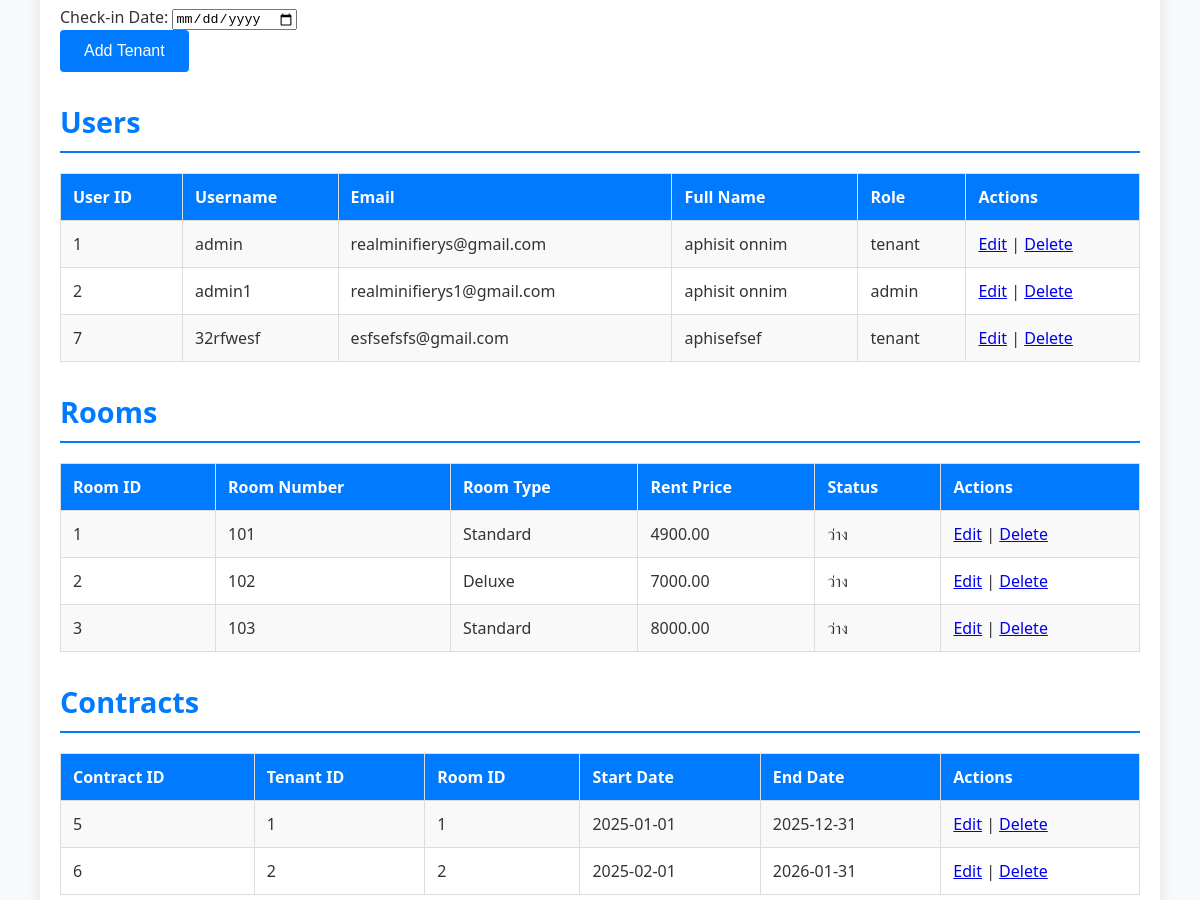
The app's page /Page/crudadmin.php (middle part), older data.
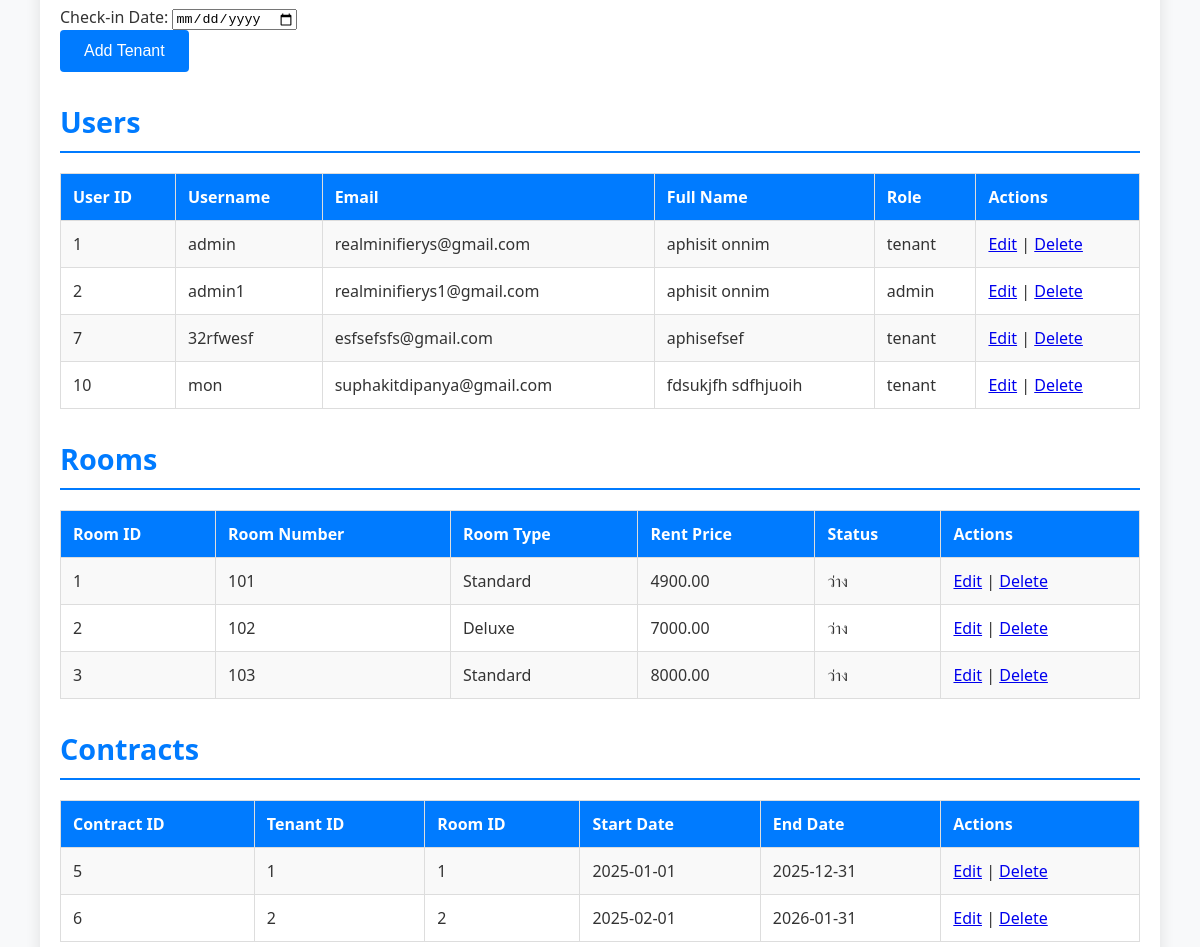
The same page, newer data.
### tables this page shows
CREATE TABLE `users` (
  `user_id` int(11) NOT NULL,
  `username` varchar(50) NOT NULL,
  `password_hash` varchar(255) NOT NULL,
  `email` varchar(100) NOT NULL,
  `full_name` varchar(100) DEFAULT NULL,
  `phone` varchar(15) NOT NULL,
  `address` varchar(255) NOT NULL,
  `role` enum('admin','tenant','employee') DEFAULT 'tenant',
  `profile_pic` varchar(255) NOT NULL,
  `created_at` timestamp NOT NULL DEFAULT current_timestamp(),
  `reset_token` varchar(255) DEFAULT NULL
);

CREATE TABLE `rooms` (
  `room_id` int(11) NOT NULL,
  `room_number` varchar(10) NOT NULL,
  `room_type` varchar(50) DEFAULT NULL,
  `rent_price` decimal(10,2) DEFAULT NULL,
  `user_id` int(20) NOT NULL,
  `status` enum('ว่าง','มีคนเช่า') DEFAULT 'ว่าง',
  `room_image` varchar(255) DEFAULT NULL
);

CREATE TABLE `contracts` (
  `contract_id` int(11) NOT NULL,
  `tenant_id` int(11) DEFAULT NULL,
  `room_id` int(11) DEFAULT NULL,
  `start_date` date DEFAULT NULL,
  `end_date` date DEFAULT NULL
);

### Page/crudadmin.php (the view, shortened to what this page needs)
<?php
$servername = "localhost";
$username = "root";
$password = "";
$dbname = "apartment";
$conn = new mysqli($servername, $username, $password, $dbname);
function display_users() {
    global $conn;
    $sql = "SELECT * FROM users";
    $result = $conn->query($sql);
    echo "<h3>Users</h3>";
    echo "<table border='1' cellpadding='10'>
            <tr>
                <th>User ID</th>
                <th>Username</th>
                <th>Email</th>
                <th>Full Name</th>
                <th>Role</th>
                <th>Actions</th>
            </tr>";
    while ($row = $result->fetch_assoc()) {
        echo "<tr>
                <td>{$row['user_id']}</td>
                <td>{$row['username']}</td>
                <td>{$row['email']}</td>
                <td>{$row['full_name']}</td>
                <td>{$row['role']}</td>
                <td>
                    <a href='?action=edit_user&id={$row['user_id']}'>Edit</a> |
                    <a href='?action=delete_user&id={$row['user_id']}'>Delete</a>
                </td>
              </tr>";
    }
    echo "</table>";
}
function display_rooms() {
    global $conn;
    $sql = "SELECT * FROM rooms";
    $result = $conn->query($sql);
    echo "<h3>Rooms</h3>";
    echo "<table border='1' cellpadding='10'>
            <tr>
                <th>Room ID</th>
                <th>Room Number</th>
                <th>Room Type</th>
                <th>Rent Price</th>
                <th>Status</th>
                <th>Actions</th>
            </tr>";
    while ($row = $result->fetch_assoc()) {
        echo "<tr>
                <td>{$row['room_id']}</td>
                <td>{$row['room_number']}</td>
                <td>{$row['room_type']}</td>
                <td>{$row['rent_price']}</td>
                <td>{$row['status']}</td>
                <td>
                    <a href='?action=edit_room&id={$row['room_id']}'>Edit</a> |
                    <a href='?action=delete_room&id={$row['room_id']}'>Delete</a>
                </td>
              </tr>";
    }
    echo "</table>";
}
function display_contracts() {
    global $conn;
    $sql = "SELECT * FROM contracts";
    $result = $conn->query($sql);
    echo "<h3>Contracts</h3>";
    echo "<table border='1' cellpadding='10'>
            <tr>
                <th>Contract ID</th>
                <th>Tenant ID</th>
                <th>Room ID</th>
                <th>Start Date</th>
                <th>End Date</th>
                <th>Actions</th>
            </tr>";
    while ($row = $result->fetch_assoc()) {
        echo "<tr>
                <td>{$row['contract_id']}</td>
                <td>{$row['tenant_id']}</td>
                <td>{$row['room_id']}</td>
                <td>{$row['start_date']}</td>
                <td>{$row['end_date']}</td>
                <td>
                    <a href='?action=edit_contract&id={$row['contract_id']}'>Edit</a> |
                    <a href='?action=delete_contract&id={$row['contract_id']}'>Delete</a>
                </td>
              </tr>";
    }
    echo "</table>";
}
?>
<!DOCTYPE html>
<html lang="en">
<head>
</head>
<body>
    <div class="container">
        <form method="POST" action="">
            User ID: <input type="number" name="user_id" required><br>
            Name: <input type="text" name="name" required><br>
            Phone: <input type="text" name="phone" required><br>
            Address: <textarea name="address" required></textarea><br>
            Check-in Date: <input type="date" name="check_in_date" required><br>
            <input type="submit" name="create_tenant" value="Add Tenant">
        </form>
        <?php
            display_users();
            display_rooms();
            display_contracts();
        ?>
    </div>
</body>
</html>

### Page/crudadmin.php (style rules this page uses)
body { font-family: 'Segoe UI', Tahoma, Geneva, Verdana, sans-serif; margin: 0; padding: 0; background-color: #f8f9fa; color: #333; }
.container { width: 90%; max-width: 1200px; margin: 20px auto; padding: 20px; background-color: #fff; box-shadow: 0 0 15px rgba(0, 0, 0, 0.1); border-radius: 8px; }
h2, h3 { color: #007bff; margin-bottom: 20px; }
h3 { font-size: 1.8em; margin-top: 30px; border-bottom: 2px solid #007bff; padding-bottom: 10px; }
table { width: 100%; margin-top: 20px; border-collapse: collapse; margin-bottom: 30px; }
table th, table td { padding: 12px; border: 1px solid #ddd; text-align: left; }
table th { background-color: #007bff; color: white; font-weight: bold; }
table tr:nth-child(even) { background-color: #f9f9f9; }
input[type="submit"], .btn { padding: 12px 24px; background-color: #007bff; color: white; border: none; border-radius: 4px; cursor: pointer; font-size: 1em; transition: background-color 0.3s ease; }

Row changes from the older to the newer data that the page shows:
added users: user_id "10", username "mon", email "suphakitdipanya@gmail.com", full_name "fdsukjfh sdfhjuoih", role "tenant"
